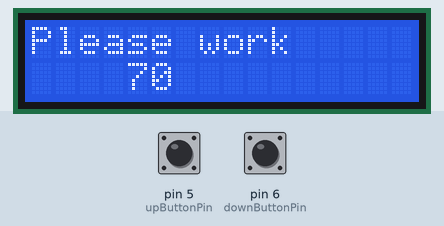
A sketch run on a simulated Arduino Uno, built with avr-gcc and run on an emulated ATmega328P. On the bench: 16×2 character LCD. The test bench sets the inputs (shaded band); at power-on: pin 5 (upButtonPin) HIGH, pin 6 (downButtonPin) HIGH. What the sketch prints to the serial monitor is not drawn.

Above: at 1.2 s.
1.3 s: pin 5 (upButtonPin) pulled LOW for 3.2 s
At 5.8 s:
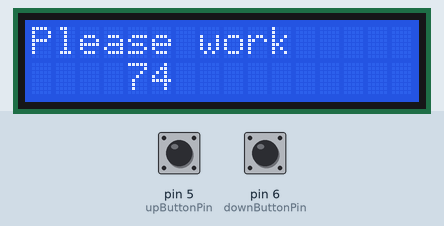
6.0 s: pin 5 (upButtonPin) pulled LOW for 0.15 s
At 7.8 s:
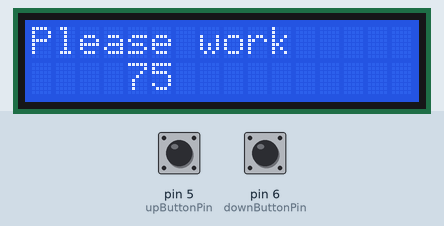
8.5 s: pin 6 (downButtonPin) pulled LOW for 0.15 s
At 10.8 s:
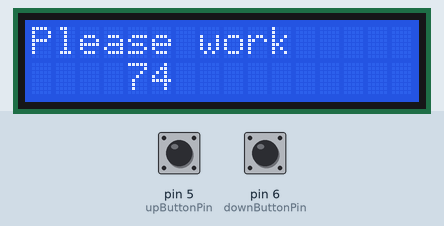
Timing chart, 0 to 12.3 s (numbered marks = the images above; inputs shaded):
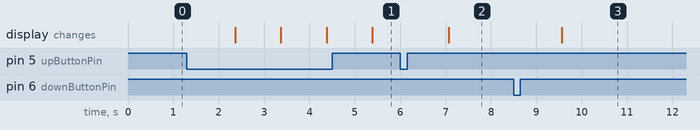

Measured:
- after the input at 1.3 s, the display: first changes after 1.1 s (image 1 shows a later state)
- after the input at 6.0 s, the display: changes after 1.1 s (image 2)
- after the input at 8.5 s, the display: changes after 1.1 s (image 3)

The sketch:

RemoteController.ino
```cpp
#include <SoftwareSerial.h>
#include <LiquidCrystal_I2C.h>

SoftwareSerial hc05(2, 3);
int upButtonPin = 5;
int downButtonPin = 6;

LiquidCrystal_I2C lcd(0x27, 16, 2);

int targetTemp = 70;
int upButtonState = 0;
int downButtonState = 0;

void setup() {
  Serial.begin(9600);
  hc05.begin(9600);
  pinMode(upButtonPin, INPUT);
  pinMode(downButtonPin, INPUT);
  lcd.init();
  lcd.backlight();
  lcd.setCursor(0, 0);
  lcd.print("Please work");
  lcd.setCursor(4,1);
}

void changeTargetTemp() {
/* if up is pressed, increase*/
  upButtonState = digitalRead(upButtonPin);
  downButtonState = digitalRead(downButtonPin);
  if (upButtonState == LOW) {
    targetTemp++;
    Serial.println("incrementing temperature by 1...");
  }
  else if (downButtonState == LOW) {
    targetTemp--;
    Serial.println("decrementing temperature by 1...");
  }
}

bool isButtonPressed() {
  upButtonState = digitalRead(upButtonPin);
  downButtonState = digitalRead(downButtonPin);
  Serial.println(upButtonState);
  Serial.println(downButtonState);
  if ((upButtonState == LOW) || (downButtonState == LOW)) {
    //"LOW" means button is pressed
    Serial.println("A button is pressed");
    return true;
  }
  else {
    return false;
  }
}

void loop() {
  if (isButtonPressed()) {
    changeTargetTemp();
    hc05.write(targetTemp);
    delay(1000);//slows down how much clicks registered
  }
  lcd.setCursor(4, 1);
  lcd.print(targetTemp);
}
```
